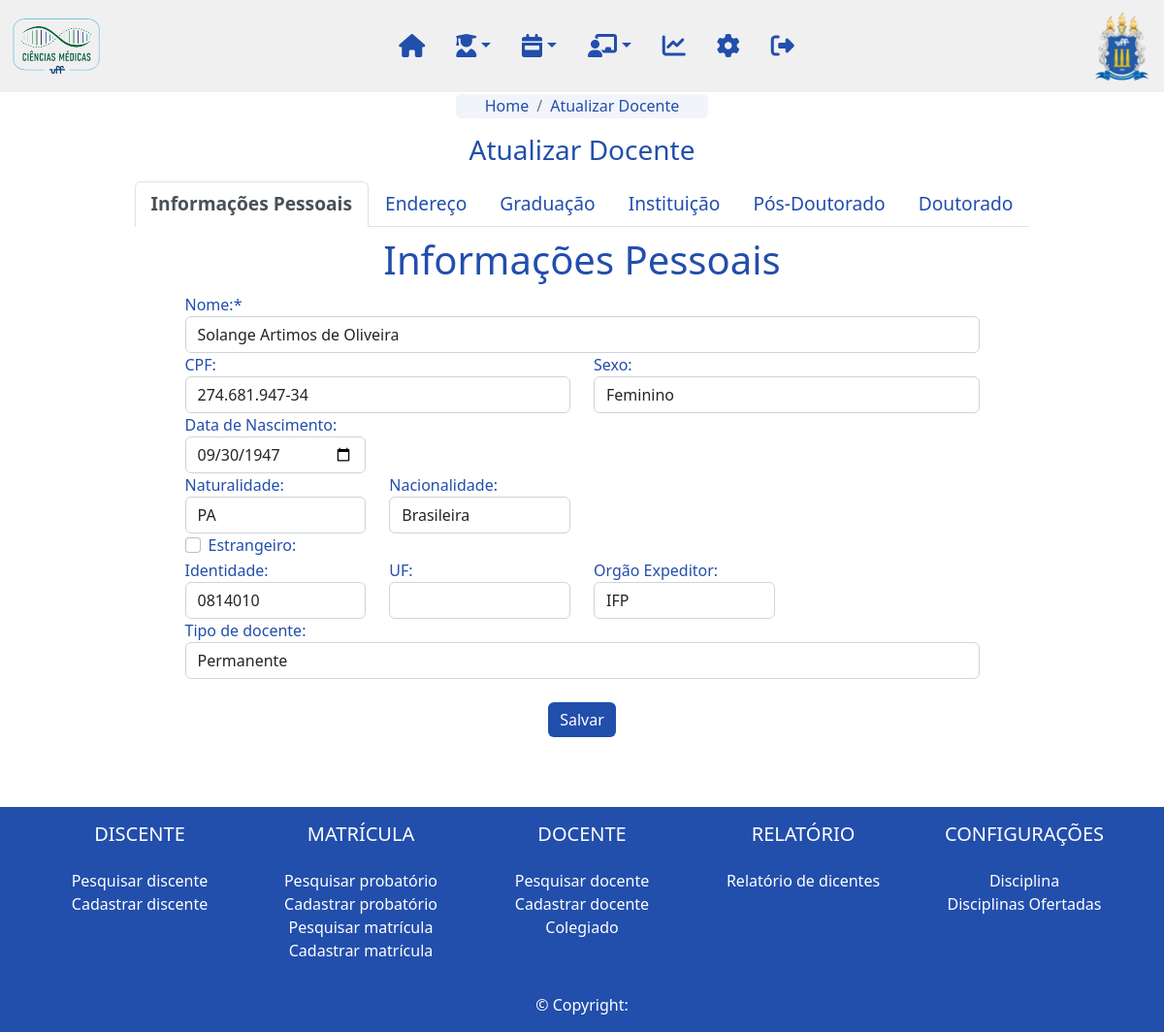
The page /professor/edita/2 on the database as committed earlier.
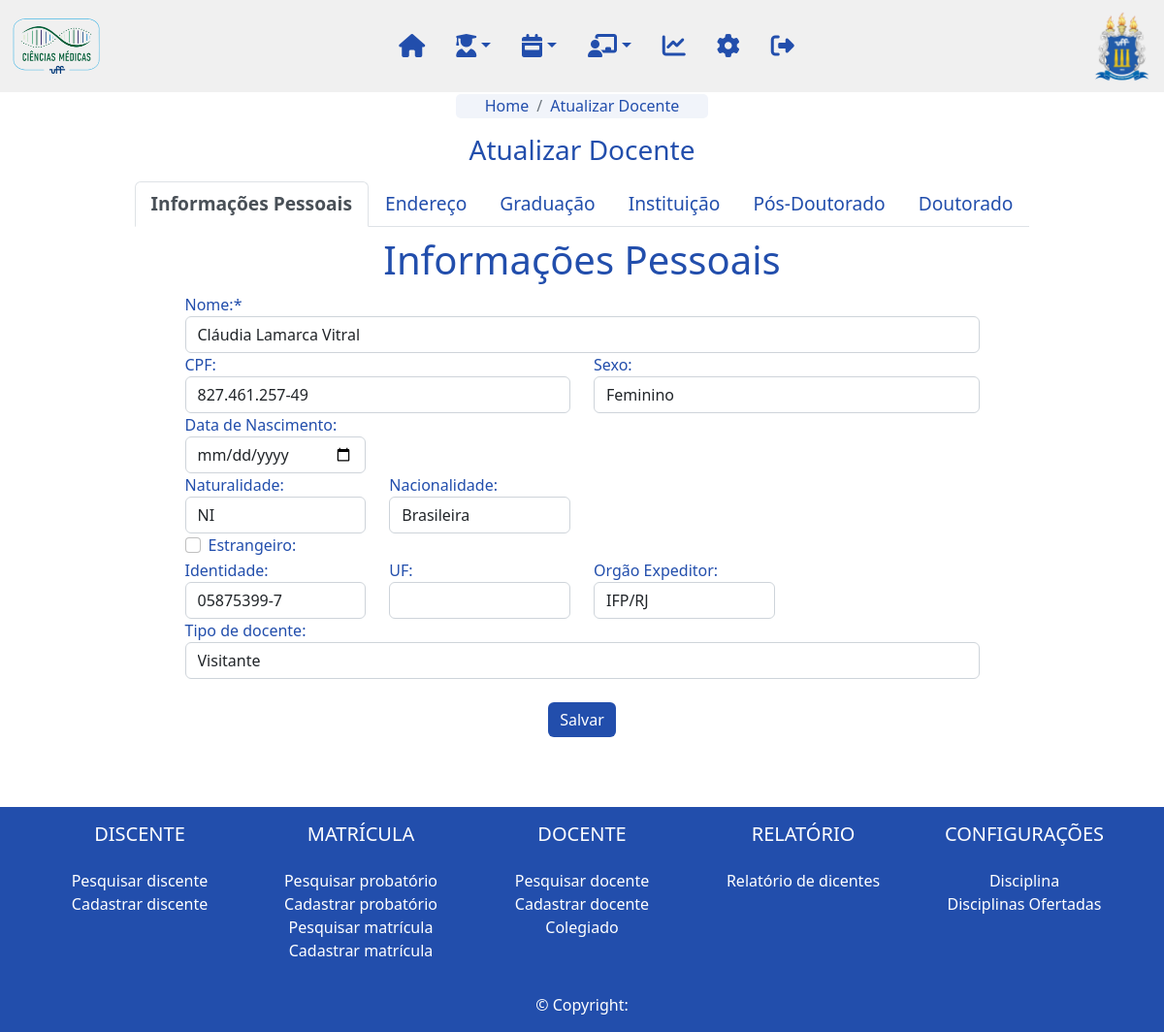
The same page on the database as committed later.
### professor/models.py (models this page shows, shortened)
class Professor(models.Model):
      TIPO_DOCENTE_CHOICES = (
            ("Permanente", "Permanente"),
            ("Colaborador", "Colaborador"),
            ("Coorientador", "Coorientador"),
            ("Visitante", "Visitante"),
            ("Pos Doutor", "Pós Doutor"),
      )
      nome = models.CharField(max_length=200, verbose_name='Nome:')
      sexo = models.ForeignKey(Sexo, on_delete=models.DO_NOTHING , null=True, blank=True, verbose_name='Sexo:')
      dt_nascimento = models.DateField(null=True, blank=True, verbose_name='Data de nascimento:')
      estrangeiro = models.BooleanField(default=False, verbose_name='Estrangeiro:')
      nacionalidade = models.CharField(max_length=100, null=True, blank=True, verbose_name='Nacionalidade:')
      naturalidade = models.ForeignKey(UnidadeFederativa, on_delete=models.DO_NOTHING,  null=True, blank=True, verbose_name='Naturalidade:')
      cpf = models.CharField(max_length=14, null=True, blank=True, verbose_name='CPF:')
      identidade = models.CharField(max_length=12, null=True, blank=True, verbose_name='Identidade:')
      identidade_uf= models.CharField(max_length=2, null=True, blank=True, verbose_name='UF:')
      identidade_orgao = models.CharField(max_length=100, null=True, blank=True, verbose_name='Orgão Expeditor:')
      tipo_docente = models.CharField(max_length=100, choices=TIPO_DOCENTE_CHOICES, null=True, blank=True, verbose_name='Tipo de docente:')
      endereco = models.OneToOneField(Endereco, on_delete=models.DO_NOTHING)
      doutorado = models.OneToOneField(Doutorado, on_delete=models.DO_NOTHING)
      graduacao = models.OneToOneField(Graduacao, on_delete=models.DO_NOTHING, related_name="professor_graduacao")
      trabalho = models.ForeignKey(Trabalho, on_delete=models.DO_NOTHING, related_name="professor_trabalho")
      pos_doutorado = models.ForeignKey(PosDoutorado, on_delete=models.DO_NOTHING, related_name="professor_pos_doutorado")
      slug = models.SlugField(max_length=250, unique_for_date='dt_cadastro')
      updated = models.DateTimeField(auto_now=True)
      cadastrado_por = models.ForeignKey(User, on_delete=models.DO_NOTHING, related_name='professor_cadastrado_por')

### professor/views.py (the view, shortened to what this page needs)
# urls.py: path('edita/<slug:professor>', cadastra_professor, name='edita_professor'),
def cadastra_professor(request, professor=None):
    pagina = "Cadastrar Docente"
    form_professor = ProfessorForm()
    form_graduacao = GraduacaoForm()
    form_trabalho = TrabalhoForm()
    form_pos_doutorado = PosDoutoradoForm()
    form_endereco = EnderecoForm()
    form_doutorado = DoutoradoForm()
    if (professor is not None):
        pagina = "Atualizar Docente"
        professor = Professor.objects.get(slug=professor)
        form_professor = ProfessorForm(instance=professor)
        form_graduacao = GraduacaoForm(instance=professor.graduacao)
        form_trabalho = TrabalhoForm(instance=professor.trabalho)
        form_pos_doutorado = PosDoutoradoForm(instance=professor.pos_doutorado)
        form_endereco = EnderecoForm(instance=professor.endereco)
        form_doutorado = DoutoradoForm(instance=professor.doutorado)
    return render(request, "cadastra_professor.html", {'form_professor': form_professor, 'form_graduacao': form_graduacao, 'form_trabalho': form_trabalho, 'form_pos_doutorado':form_pos_doutorado, 'form_endereco': form_endereco, 'form_doutorado': form_doutorado, 'pagina': pagina, 'professor': professor})

### professor/forms.py (shortened to what this page needs)
class ProfessorForm(ModelForm):
    dt_nascimento = DateField(label='Data de Nascimento:', required=False, widget=TextInput(attrs={'type':'date'}))
    cpf = CharField(max_length="14", label="CPF:", required=False, widget=TextInput(attrs={"data-mask": "000.000.000-00"}))
    def __init__(self, *args, **kwargs):
        super(ProfessorForm, self).__init__(*args, **kwargs)
    class Meta:
        model = Professor
        fields = "__all__"
        exclude = ['endereco', 'doutorado', 'graduacao', 'trabalho', 'pos_doutorado', 'slug', 'updated', 'cadastrado_por', 'membro_colegiado']

class GraduacaoForm(ModelForm):
    class Meta:
        model = Graduacao
        fields = '__all__'

### config/models.py (called while the page is built)
    def __str__(self):
            return str(self.sigla)

    def __str__(self):
            return str(self.sexo)

    def __str__(self):
            return str(self.instituicao)

### professor/templates/cadastra_professor.html (shortened to what this page needs)
{% extends "base.html" %}
{% load static %}
{% load crispy_forms_tags %}
{% block content %}
    {% include 'navbar.html' %}
    <div class="body container" style="align-items: center; justify-content: center; justify-items: center; text-justify: center;">
        <nav aria-label="breadcrumb">
            <ol class="breadcrumb">
              <li class="breadcrumb-item"><a href="{% url 'home'%}">Home</a></li>
              <li class="breadcrumb-item active" aria-current="page"><a href="{% url 'professor:cadastra_professor' %}">{{pagina}}</a></li>
            </ol>
          </nav>
          <h3 class="text-center my-3">{{pagina}}</h3>
        <ul class="nav nav-tabs">
            <li class="nav-item">
                <a class="nav-link active" data-toggle="tab" href="#id_info">Informações Pessoais</a>
            </li>
            <li class="nav-item">
                <a class="nav-link" data-toggle="tab" href="#id_endereco">Endereço</a>
            </li>
            <li class="nav-item">
                <a class="nav-link" data-toggle="tab" href="#id_graduacao">Graduação</a>
            </li>
            <li class="nav-item">
                <a class="nav-link" data-toggle="tab" href="#id_trabalho">Instituição</a>
            </li>
            <li class="nav-item">
                <a class="nav-link" data-toggle="tab" href="#id_posdoc">Pós-Doutorado</a>
            </li>
            <li class="nav-item">
                <a class="nav-link" data-toggle="tab" href="#id_doutorado">Doutorado</a>
            </li>
        </ul>
        <form action="" method="POST" class="cadastro_form">
            <div class="tab-content">
            <div id="id_info" class="tab-pane container active">
                <h1>Informações Pessoais</h1>
                {% include 'forms_template/form_professor.html' with form_professor=form_professor %}
            </div>
        </div>
        <div class="d-flex justify-content-center">
            <button class="btn btn-primary m-4" type="submit" formnovalidate="formnovalidate">Salvar</button>
        </div>
        </form>
    </div>
{% include 'footer.html' %}
{% endblock %}

### templates/forms_template/form_professor.html
{% load crispy_forms_tags %}
{{form_professor.nome|as_crispy_field}}
<div class="row">
    <div class="col-6">
        {{form_professor.cpf|as_crispy_field}}
    </div>
    <div class="col-6">
        {{form_professor.sexo|as_crispy_field}}
    </div>
    <div class="col-3">
        {{form_professor.dt_nascimento|as_crispy_field}}
    </div>
</div>
<div class="row">
    <div class="col-3">
        {{form_professor.naturalidade|as_crispy_field}}
    </div>
    <div class="col-3">
        {{form_professor.nacionalidade|as_crispy_field}}
    </div>
</div>
{{form_professor.estrangeiro|as_crispy_field}}
<div class="row">
    <div class="col-3">
        {{form_professor.identidade|as_crispy_field}}
    </div>
    <div class="col-3">
        {{form_professor.identidade_uf|as_crispy_field}}
    </div>
    <div class="col-3">
        {{form_professor.identidade_orgao|as_crispy_field}}
    </div>
</div>
{{form_professor.tipo_docente|as_crispy_field}}

Rows that differ between the two databases and show on the page:
changed Professor "Brasileira": nome "Solange Artimos de Oliveira" → "Cláudia Lamarca Vitral"; cpf "274.681.947-34" → "827.461.257-49"; dt_nascimento "09/30/1947" → (not shown); naturalidade "PA" → "NI"; identidade "0814010" → "05875399-7"; identidade_orgao "IFP" → "IFP/RJ"; tipo_docente "Permanente" → "Visitante"
